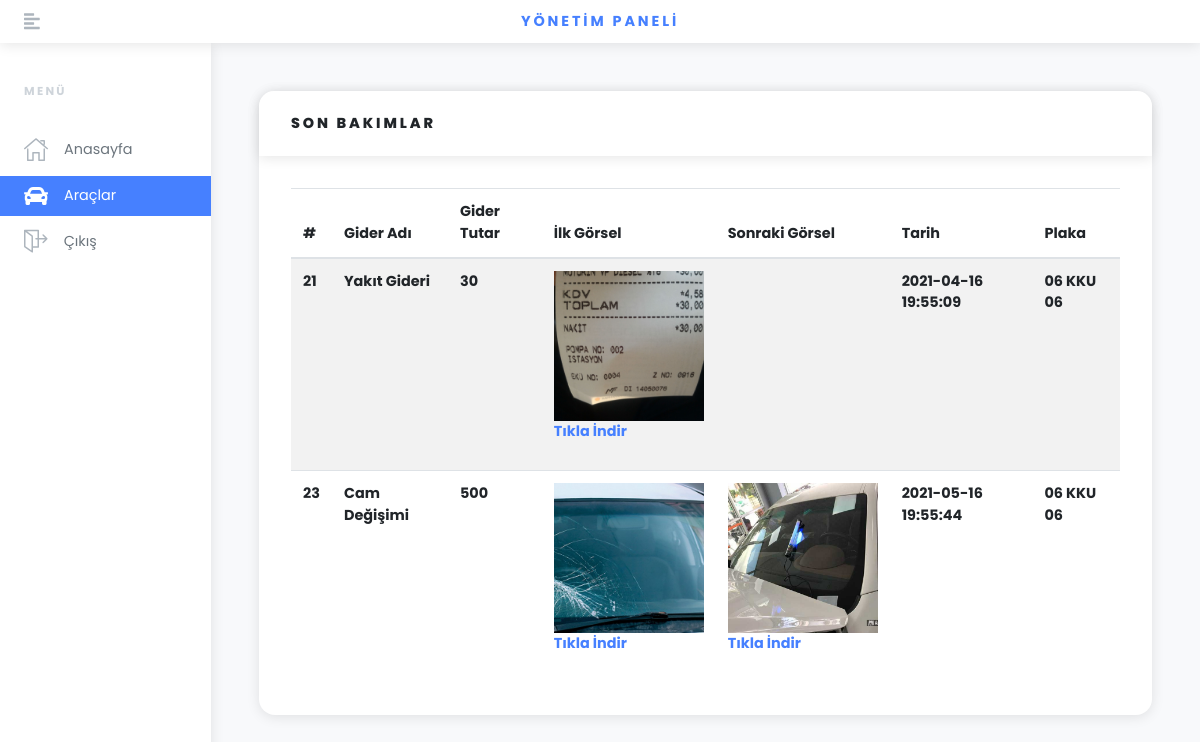
The app's page /dosyalar/bakim_detay.php?id=7 (signed in) with its own data.
### tables this page shows
CREATE TABLE IF NOT EXISTS `gider` (
  `gider_id` int(11) NOT NULL AUTO_INCREMENT,
  `gider_adi` text NOT NULL,
  `gider_tutar` text NOT NULL,
  `ilk_img` text NOT NULL,
  `son_img` text NOT NULL,
  `tarih` timestamp NOT NULL DEFAULT CURRENT_TIMESTAMP,
  `gider_arac_id` text NOT NULL,
  `gider_kul_id` text NOT NULL,
  PRIMARY KEY (`gider_id`)
);

CREATE TABLE IF NOT EXISTS `araclar` (
  `arac_id` int(11) NOT NULL AUTO_INCREMENT,
  `plaka` text NOT NULL,
  `kul_id` text NOT NULL,
  PRIMARY KEY (`arac_id`)
);

### dosyalar/bakim_detay.php (the view, shortened to what this page needs)
<?php
 include 'site_assets/inc/header.php';
?>
<div class="page-holder w-100 d-flex flex-wrap">
	<div class="container-fluid px-xl-5">
		<section class="py-5">
      <div class="row">
        <div class="col-md-12" >
          <div class="card">
            <div class="card-header">
              <h6 class="text-uppercase mb-0">Son Bakımlar</h6>
            </div>
            <div class="card-body">
              <table class="table table-striped table-hover card-text">
                <thead>
                  <tr>
                    <th>#</th>
                    <th>Gider Adı</th>
                    <th>Gider Tutar</th>
                    <th>İlk Görsel</th>
                    <th>Sonraki Görsel</th>
                    <th>Tarih</th>
                    <th>Plaka</th>
                  </tr>
                </thead>
                <tbody>
                  <?php
                  $veriCek=$conn->prepare("SELECT * FROM gider,araclar WHERE  gider.gider_arac_id = araclar.arac_id and gider.gider_arac_id ='". $_GET['id'] . "'");
                  $veriCek->execute();
                  while ($row=$veriCek->fetch(PDO::FETCH_ASSOC)) {
                    ?>
                    <tr>
                      <th scope="row"><?php echo $row['gider_id']; ?></th>
                      <th scope="row"><?php echo $row['gider_adi']; ?></th>
                      <th scope="row"><?php echo $row['gider_tutar']; ?></th>
                      <th scope="row">
                        <?php if ($row['ilk_img'] != '' ) {?>
                        <a download href="<?php echo $row['ilk_img']; ?>">
                          <img class="tabloResim" src="<?php echo $row['ilk_img']; ?>">
                          <p>Tıkla İndir</p>
                        </a>
                      <?php } ?>
                      </th>
                      <th scope="row">
                        <?php if ($row['son_img'] != '' ) {?>
                        <a download href="<?php echo $row['son_img']; ?>">
                          <img class="tabloResim" src="<?php echo $row['son_img']; ?>">
                          <p>Tıkla İndir</p>
                        </a>
                      <?php } ?>
                      </th>
                      <th scope="row"><?php echo $row['tarih']; ?></th>
                      <th scope="row"><?php echo $row['plaka']; ?></th>
                    </tr>
                  <?php } ?>
                </tbody>
              </table>
            </div>
          </div>
        </div>
      </div>
    </section>
	</div>
	<?php include 'site_assets/inc/footer.php'; ?>

### dosyalar/bakim_detay.php (style rules this page uses)
.tabloResim { height: 150px; width: 150px; object-fit: cover; }

### records on screen
gider: gider_id "21", gider_adi "Yakıt Gideri", gider_tutar "30", ilk_img (picture), tarih "2021-04-16 19:55:09", araclar.plaka "06 KKU 06"
gider: gider_id "23", gider_adi "Cam Değişimi", gider_tutar "500", ilk_img (picture), son_img (picture), tarih "2021-05-16 19:55:44", araclar.plaka "06 KKU 06"
